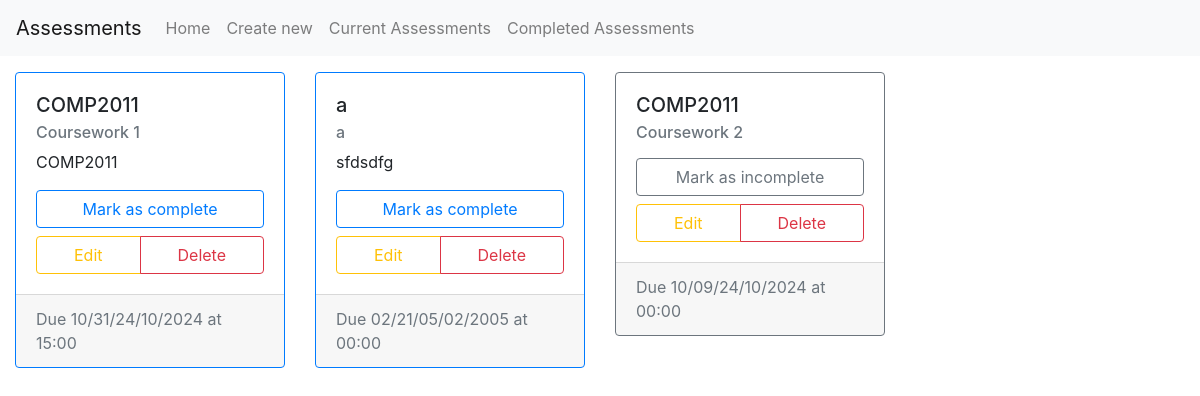
Before: / with the older database file.
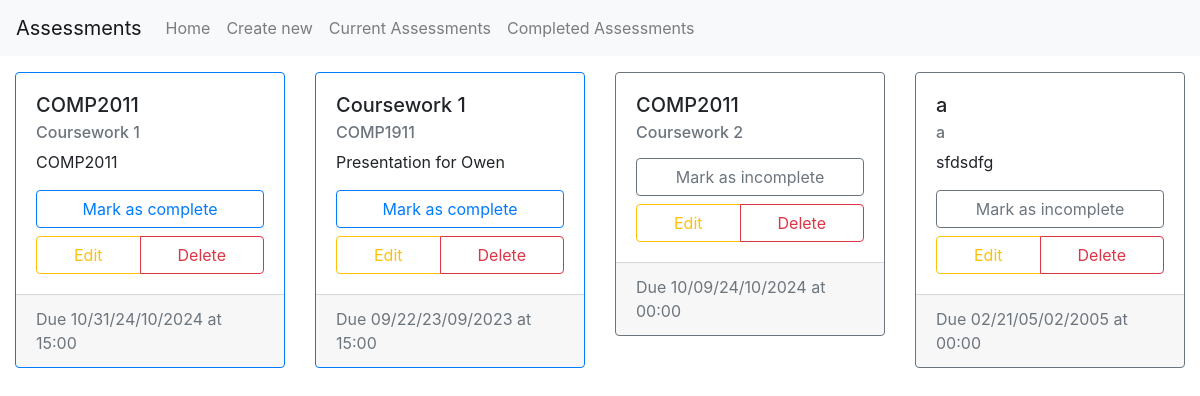
After: the same page with the newer database file.
### app/models.py (models this page shows)
class Assessment(db.Model):
    id = db.Column(db.Integer, primary_key=True)
    title = db.Column(db.String(80), nullable=False)
    module = db.Column(db.String(10), nullable=False)
    deadline = db.Column(db.DateTime)
    description = db.Column(db.String(500))
    completed = db.Column(db.Boolean)

### app/views.py (the view)
@app.route('/', methods=['GET', 'POST'])
def home():
    data = db.session.execute(db.select(Assessment).order_by(Assessment.completed)).all()
    assessments = []
    for assessment in data:
        assessments.append(formatAssessment(assessment[0]))
    if not assessments:
        flash("No assessments to display")
    return render_template("home.html", title="Home", assessments=assessments)

### app/views.py (called while the page is built)
def formatAssessment(assessment):
    return {
            "id": assessment.id,
            "title": assessment.title,
            "module": assessment.module,
            "description": assessment.description,
            "dueDate": assessment.deadline.strftime("%D/%m/%Y"),
            "dueTime": assessment.deadline.strftime("%H:%M"),
            "completed": assessment.completed
        }

### app/templates/home.html (shortened to what this page needs)
{% extends "base.html" %} {% from "card.html" import newCard %} {% block content
%}
<div class="container-fluid">
	<div class="row">
		{% for assessment in assessments %}
		<div class="col col-12 col-sm-6 col-lg-4 col-xl-3 mb-4">
			{{ newCard(assessment) }}
		</div>
		{% endfor %}
	</div>
</div>
{% endblock content %}

### app/templates/base.html (shortened to what this page needs)
<!DOCTYPE html>
<html>
  <head>
    <link
      rel="stylesheet"
      href="https://stackpath.bootstrapcdn.com/bootstrap/4.2.1/css/bootstrap.min.css"
    />
  </head>
  <body>
    <nav class="navbar navbar-expand-sm navbar-light bg-light mb-3">
      <a href="/" class="navbar-brand">Assessments</a>
      <div class="collapse navbar-collapse" id="navbarSupportedContent">
        <ul class="navbar-nav mr-auto">
          <li class="nav-item">
            <a href="/" class="nav-link"
              >Home <span class="sr-only">(current)</span></a
            >
          </li>
          <li class="nav-item">
            <a href="/create" class="nav-link">Create new</a>
          </li>
          <li class="nav-item">
            <a href="/current" class="nav-link">Current Assessments</a>
          </li>
          <li class="nav-item">
            <a href="/completed" class="nav-link">Completed Assessments</a>
          </li>
        </ul>
      </div>
    </nav>
    {% block content %}{% endblock content %}
  </body>
</html>

### app/templates/card.html
{% macro newCard(cardData) -%}
<div
  class="card {% if cardData.completed %}border-secondary{% else %}border-primary{% endif %}"
>
  <div class="card-body">
    <h5 class="card-title">{{ cardData.module }}</h5>
    <h6 class="card-subtitle mb-2 text-muted">{{ cardData.title }}</h6>
    <p class="card-text">{{ cardData.description }}</p>
    <a href="/toggle-completed/{{ cardData.id }}" class="text-decoration-none">
      {% if cardData.completed %}
      <button type="button" class="btn btn-outline-secondary btn-block">
        Mark as incomplete
      </button>
      {% else %}
      <button type="button" class="btn btn-outline-primary btn-block">
        Mark as complete
      </button>
      {% endif %}
    </a>
    <div class="btn-group btn-block mt-2" role="group">
      <a
        type="button"
        class="btn btn-outline-warning"
        href="/edit/{{ cardData.id }}"
        >Edit</a
      >
      <button type="button" class="btn btn-outline-danger">Delete</button>
    </div>
  </div>
  <div class="card-footer text-muted">
    Due {{ cardData.dueDate }} at {{ cardData.dueTime }}
  </div>
</div>
{%- endmacro %}

Changed rows visible on the page:
added Assessment: module "Coursework 1", title "COMP1911", description "Presentation for Owen", completed "Mark as complete", dueDate "09/22/23/09/2023", dueTime "15:00"
shown differently, row unchanged: Assessment "Coursework 2": moves up the list
changed Assessment "sfdsdfg": completed "Mark as complete" → "Mark as incomplete"
